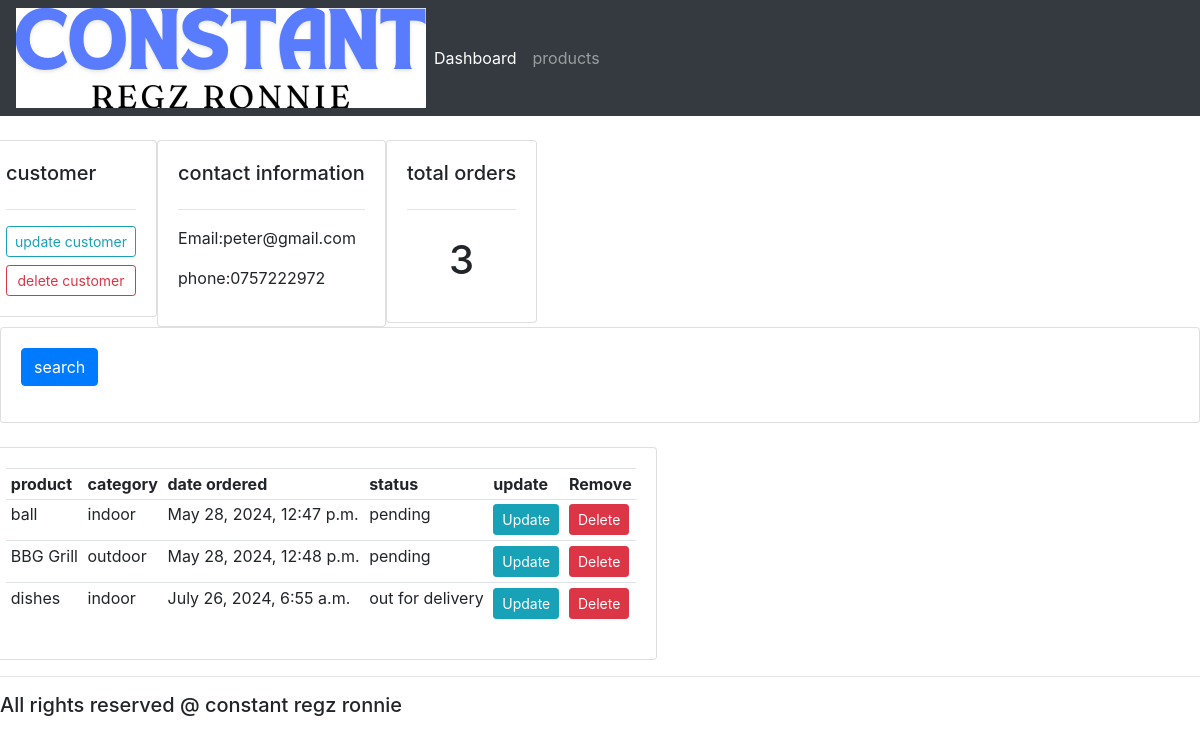
The app's page /customer/2/ with its own data.
### myapp/models.py (models this page shows, shortened)
class Customer(models.Model):
    name=models.CharField(max_length=200,null=True)
    phone=models.CharField(max_length=200,null=True)
    email=models.CharField(max_length=200,null=True)
    date_created=models.DateTimeField( auto_now_add=True, null=True)

class Order(models.Model):
        STATUS  =(
                 ('pending','pending'),
                 ('out for delivery','out for delivery'),
                 ('delivered','delivered'),
                )
        Customer= models.ForeignKey(Customer, null=True, on_delete= models.SET_NULL)
        Product=models.ForeignKey(Product, null=True, on_delete= models.SET_NULL)
        date_created=models.DateTimeField( auto_now_add=True, null=True)
        status=models.CharField(max_length=200,null=True, choices=STATUS )

class Product(models.Model):
        CATEGORY=(
                   ('indoor','indoor'),
                   ('outdoor','outdoor'),
                  )
        name=models.CharField(max_length=200,null=True)
        price=models.FloatField(null=True)
        category=models.CharField(max_length=200,null=True ,choices=CATEGORY)
        description=models.CharField(max_length=200,null=True ,blank=True)
        date_created=models.DateTimeField( auto_now_add=True, null=True )
        tags=models.ManyToManyField(Tag)
        def __str__(self) :
                 return self.name

### myapp/views.py (the view)
# urls.py: path('customer/<str:pk_test>/', views.customer,name="customer"),
def customer(request, pk_test):
    customer=Customer.objects.get(id=pk_test)
    orders= customer.order_set.all()
    order_count=orders.count()
    context={'customer':customer,'orders':orders,'order_count':order_count}
    return render(request,'accounts/customer.html',context)

### myapp/templates/accounts/customer.html (shortened to what this page needs)
{% extends "accounts/main.html" %}
{% block content%}
<div class="row">
    <div class="col-mod">
        <div class="card card-body">
        <h5>customer</h5>
        <hr>
            <a class="btn btn-outline-info btn-sm btn-block"href="">update customer</a>
            <a class="btn btn-outline-danger btn-sm btn-block"href="">delete customer</a>
        </div>
    </div>
    <div class="col-mod">
        <div class="card card-body">
        <h5>contact information</h5>
        <hr>
        <p>Email:{{customer.email}}</p>
        <p>phone:{{customer.phone}} </p>
        </div>
    </div>
    <div class="col-mod">
        <div class="card card-body">
        <h5>total orders</h5>
        <hr>
        <h1 style="text-align: center;padding:10px">{{order_count}}</h1>
        </div>
    </div>
</div>
<div class="row">
<div class="col">
    <div class="card card-body">
        <form method="get">
            <button class= "btn btn-primary" type="submit">search</button>
        </form>
    </div>
</div>
</div>
<div class= "row">
    <div class= "col-mod">
    <div class="card card-body">
        <table class="table table-sm">
            <tr>
                <th>product</th>
                <th>category</th>
                <th>date ordered</th>
                <th> status</th>
                <th>update</th>
                <th>Remove</th>
            </tr>
         {%for order in orders%}
         <tr>
         <td>{{order.Product}}</td>
         <td>{{order.Product.category}}</td>
         <td>{{order.date_created}}</td>
         <td>{{order.status}}</td>
         <td><a class="btn btn-sm  btn-info"href="{% url 'update_order' order.id %}">Update</td>
         <td><a class="btn btn-sm  btn-danger"href="{% url 'delete_order' order.id %}">Delete</td>
         </tr>
         {%endfor%}
        </table>
</div>
</div>
</div>
{% endblock%}

### static/css/main.css (style rules this page uses)
body { background-color:#7CD1C0; }

### records on screen
Customer: email "peter@gmail.com", phone "0757222972"
Order: Product "ball", Product.category "indoor", date_created "May 28, 2024, 12:47 p.m.", status "pending"
Order: Product "BBG Grill", Product.category "outdoor", date_created "May 28, 2024, 12:48 p.m.", status "pending"
Order: Product "dishes", Product.category "indoor", date_created "July 26, 2024, 6:55 a.m.", status "out for delivery"

### other values on screen
{{ order_count }} "3"
